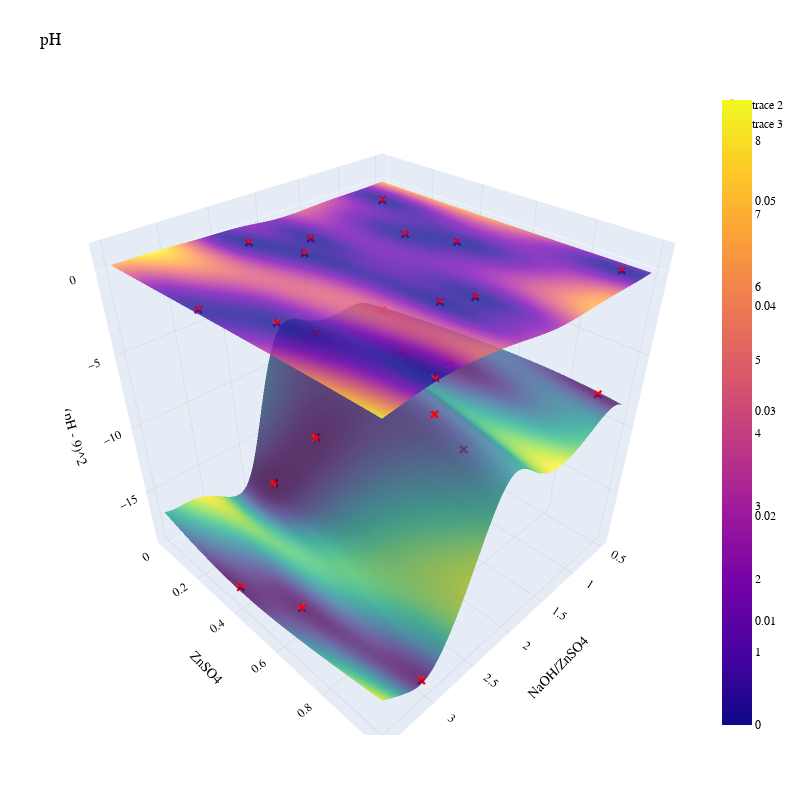

The code cell stored with this chart in its notebook:
### Code cell
import plotly.graph_objects as go


fig = go.Figure(
    data=[
        go.Surface(
            x=x1_mesh,
            y=x2_mesh,
            z=mean[:, :, 0].numpy(),
            opacity=0.8,
            surfacecolor=var[:, :, 0].numpy(),
            #add color
            colorscale='Viridis'
              
             
        ) 
    ] 
)

fig.add_trace(
    go.Surface(
        x=x1_mesh,
        y=x2_mesh,
        z=mean[:, :, 1].numpy(),
        opacity=0.8,
        surfacecolor=var[:, :, 1].numpy(),
    )
)

# add evaluation points
fig.add_trace(
    go.Scatter3d(
        x=x[:, 0],
        y=x[:, 1],
        z=ymean[:, 0],
        mode="markers",
        marker=dict(
            size=3, color="red", symbol="x", line=dict(color="red", width=6)
        ),
    )
)
fig.add_trace(
    go.Scatter3d(
        x=x[:, 0],
        y=x[:, 1],
        z=ymean[:, 1],
        mode="markers",
        marker=dict(
            size=3, color="red", symbol="x", line=dict(color="purple", width=6)
        ),
    )
)

# Update layout
fig.update_layout(
    title="Surface Plot",
    title_font_size=20,
    title_x=0.5,  # Center title
    font=dict(family="Arial, sans-serif", size=12, color="black"),  # Professional font
    scene=dict(
        xaxis_title="X Axis Title",  # Replace with your title
        yaxis_title="Y Axis Title",  # Replace with your title
        zaxis_title="Z Axis Title",  # Replace with your title
        xaxis=dict(showgrid=True, gridwidth=1, gridcolor="lightgrey"),
        yaxis=dict(showgrid=True, gridwidth=1, gridcolor="lightgrey"),
        zaxis=dict(showgrid=True, gridwidth=1, gridcolor="lightgrey"),
    ),
    margin=dict(l=65, r=50, b=65, t=90),
)
# axis labels
fig.update_layout(
    scene=dict(yaxis_title="ZnSO4", xaxis_title="NaOH/ZnSO4", zaxis_title="(pH - 9)^2"),
    title="pH",
    autosize=False,
    width=800,
    height=800,
)

fig.show()

# 3d scatter

### Figure 1 — Plotly figure (JSON) as saved in the notebook; plotly's stock layout.template omitted (floating-point values rounded to 4 significant figures; data arrays with more than 128 entries replaced by an {"elided": "..."} marker saying what was removed)
{"data": [{"colorscale": [[0, "#440154"], [0.1111, "#482878"], [0.2222, "#3e4989"], [0.3333, "#31688e"], [0.4444, "#26828e"], [0.5556, "#1f9e89"], [0.6667, "#35b779"], [0.7778, "#6ece58"], [0.8889, "#b5de2b"], [1, "#fde725"]], "opacity": 0.8, "surfacecolor": {"elided": "100x100 float values"}, "type": "surface", "x": {"elided": "100x100 float values"}, "y": {"elided": "100x100 float values"}, "z": {"elided": "100x100 float values"}}, {"opacity": 0.8, "surfacecolor": {"elided": "100x100 float values"}, "type": "surface", "x": {"elided": "100x100 float values"}, "y": {"elided": "100x100 float values"}, "z": {"elided": "100x100 float values"}}, {"marker": {"color": "red", "line": {"color": "red", "width": 6}, "size": 3, "symbol": "x"}, "mode": "markers", "type": "scatter3d", "x": [1.303, 3.03, 2.45, 1.121, 0.8538, 2.156, 3.463, 1.809, 1.953, 3.226, 2.294, 0.6224], "y": [0.3618, 0.9918, 0.1275, 0.5073, 0.1188, 0.7464, 0.3841, 0.7624, 0.1961, 0.5754, 0.3049, 0.9353], "z": [-7.791, -17.89, -16.85, -7.792, -7.792, -6.016, -17.9, -9.401, -6.079, -17.9, -11.67, -7.792]}, {"marker": {"color": "red", "line": {"color": "purple", "width": 6}, "size": 3, "symbol": "x"}, "mode": "markers", "type": "scatter3d", "x": [1.303, 3.03, 2.45, 1.121, 0.8538, 2.156, 3.463, 1.809, 1.953, 3.226, 2.294, 0.6224], "y": [0.3618, 0.9918, 0.1275, 0.5073, 0.1188, 0.7464, 0.3841, 0.7624, 0.1961, 0.5754, 0.3049, 0.9353], "z": [-0.03449, 0.9911, 0.3298, -0.00748, -0.03367, 0.4366, 0.5753, 0.001556, 0.001286, 0.7389, 0.4661, -0.03594]}], "layout": {"autosize": false, "font": {"color": "black", "family": "Arial, sans-serif", "size": 12}, "height": 800, "margin": {"b": 65, "l": 65, "r": 50, "t": 90}, "scene": {"xaxis": {"gridcolor": "lightgrey", "gridwidth": 1, "showgrid": true, "title": {"text": "NaOH/ZnSO4"}}, "yaxis": {"gridcolor": "lightgrey", "gridwidth": 1, "showgrid": true, "title": {"text": "ZnSO4"}}, "zaxis": {"gridcolor": "lightgrey", "gridwidth": 1, "showgrid": true, "title": {"text": "(pH - 9)^2"}}}, "title": {"text": "pH"}, "width": 800}}
